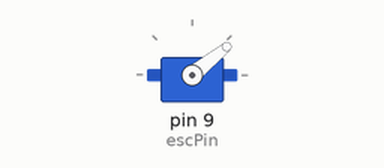
Recording of a sketch running on a simulated Arduino Uno, built with avr-gcc and run on an emulated ATmega328P. Shown: servo.

Above: at 0.1 s.
At 6.6 s:
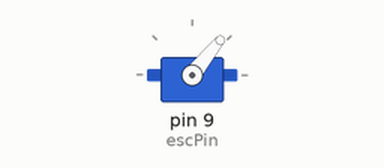
At 8.1 s:
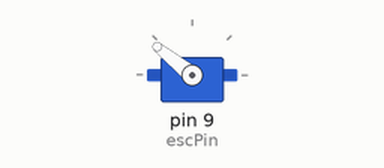
Timing chart, 0 to 9.6 s (numbered marks = the images above):
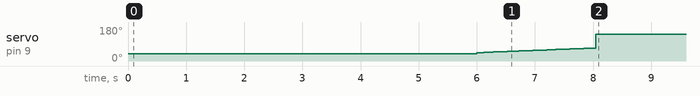

The sketch:

ESCtest.ino
```cpp
#include <Servo.h>

Servo myESC;
const int escPin = 9;

void setup() {
  myESC.attach(escPin);

  // 1. Arm the ESC at factory zero
  myESC.writeMicroseconds(950);
  delay(6000); // Wait for the initialization beeps to finish completely

  // 2. RAMPMING START: Slowly climb from 1000 to 1250 to prevent stalling
  for (int speed = 1000; speed <= 1250; speed += 5) {
    myESC.writeMicroseconds(speed);
    delay(40); // Gives the motor time to physically catch up to the electrical phase
  }
}

void loop() {
  // 3. Keep running smoothly at the target test speed
  myESC.writeMicroseconds(2000);

}
```

Measured:
- by itself, servo on pin 9 (escPin): moves from 39° to 141° over 2.0 s
